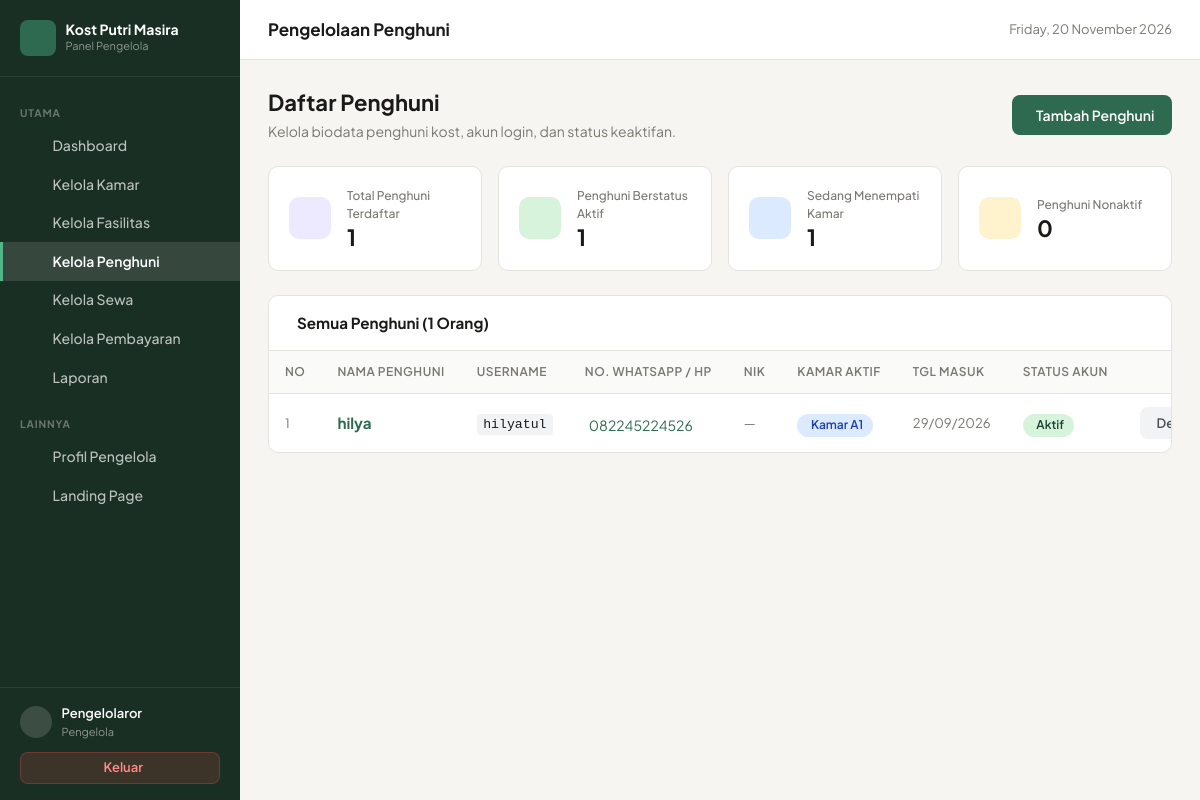
Page /admin/penghuni/index.php (signed in) on the committed database.
### tables this page shows
CREATE TABLE `penghuni` (
  `id_penghuni` int NOT NULL,
  `id_user` int NOT NULL,
  `nik` varchar(20) DEFAULT NULL,
  `no_hp` varchar(20) DEFAULT NULL,
  `alamat` text,
  `tanggal_masuk` date DEFAULT NULL,
  `status` enum('aktif','nonaktif') DEFAULT 'aktif'
);

CREATE TABLE `users` (
  `id_user` int NOT NULL,
  `nama` varchar(100) NOT NULL,
  `username` varchar(50) NOT NULL,
  `password` varchar(255) NOT NULL,
  `role` enum('pengelola','penghuni') NOT NULL,
  `created_at` timestamp NULL DEFAULT CURRENT_TIMESTAMP
);

### includes/auth_check.php (called while the page is built, shortened)
<?php
function isLoggedIn(): bool {
    return isset($_SESSION['user_id']) && !empty($_SESSION['user_id']);
}
function currentUser(): ?array {
    return [
        'id_user'     => $_SESSION['user_id'] ?? null,
        'nama'        => $_SESSION['nama'] ?? '',
        'username'    => $_SESSION['username'] ?? '',
        'role'        => $_SESSION['role'] ?? '',
        'id_penghuni' => $_SESSION['id_penghuni'] ?? null,
    ];
}

### includes/functions.php (called while the page is built, shortened)
<?php
function e(?string $string): string {
    return htmlspecialchars((string)$string, ENT_QUOTES, 'UTF-8');
}
function formatTanggal(?string $tanggal, string $format = 'panjang'): string {
    $timestamp = strtotime($tanggal);
    if ($format === 'pendek') {
        return date('d/m/Y', $timestamp);
    }
    $bulanIndo = [
        1 => 'Januari', 'Februari', 'Maret', 'April', 'Mei', 'Juni',
        'Juli', 'Agustus', 'September', 'Oktober', 'November', 'Desember'
    ];
    $hari = date('d', $timestamp);
    $bulan = $bulanIndo[(int)date('m', $timestamp)];
    $tahun = date('Y', $timestamp);
    return "{$hari} {$bulan} {$tahun}";
}

### admin/penghuni/index.php (the view, shortened to what this page needs)
<?php
require_once __DIR__ . '/../../config/database.php';
require_once __DIR__ . '/../../includes/functions.php';
require_once __DIR__ . '/../../includes/auth_check.php';
$user = currentUser();
try {
    $stmt = $pdo->query("
        SELECT
            p.*,
            u.nama, u.username, u.created_at AS user_created_at,
            (
                SELECT k.nomor_kamar
                FROM sewa s
                JOIN kamar k ON s.id_kamar = k.id_kamar
                WHERE s.id_penghuni = p.id_penghuni AND s.status = 'aktif'
                LIMIT 1
            ) AS nomor_kamar_aktif,
            (
                SELECT COUNT(*)
                FROM sewa s
                WHERE s.id_penghuni = p.id_penghuni
            ) AS total_riwayat_sewa
        FROM penghuni p
        JOIN users u ON p.id_user = u.id_user
        ORDER BY p.id_penghuni DESC
    ");
    $daftarPenghuni = $stmt->fetchAll();
    $totalPenghuni   = count($daftarPenghuni);
    $penghuniAktif   = count(array_filter($daftarPenghuni, fn($p) => $p['status'] === 'aktif'));
    $penghuniNonaktif= $totalPenghuni - $penghuniAktif;
    $sedangHuni      = count(array_filter($daftarPenghuni, fn($p) => !empty($p['nomor_kamar_aktif'])));} catch (PDOException $e) {
    $daftarPenghuni = [];
    $totalPenghuni = $penghuniAktif = $penghuniNonaktif = $sedangHuni = 0;}
?><!DOCTYPE html>
<html lang="id">
<head>
<link rel="stylesheet" href="../../assets/css/app.css">
</head>
<body>
<div class="layout">
<aside class="sidebar" id="sidebarPanel">
    <div class="sb-brand">
        <div class="sb-ico"><i class="ph ph-house-line"></i></div>
        <div>
            <div class="sb-name">Kost Putri Masira</div>
            <span class="sb-sub">Panel Pengelola</span>
        </div>
    </div>
    <nav class="sb-nav">
        <div class="sb-label">Utama</div>
        <a href="../dashboard.php" class="sb-link"><i class="ph ph-squares-four"></i> Dashboard</a>
        <a href="../kamar/index.php" class="sb-link"><i class="ph ph-door"></i> Kelola Kamar</a>
        <a href="../fasilitas/index.php" class="sb-link"><i class="ph ph-sparkle"></i> Kelola Fasilitas</a>
        <a href="index.php" class="sb-link active"><i class="ph ph-users-three"></i> Kelola Penghuni</a>
        <a href="../sewa/index.php" class="sb-link"><i class="ph ph-key"></i> Kelola Sewa</a>
        <a href="../pembayaran/index.php" class="sb-link"><i class="ph ph-credit-card"></i> Kelola Pembayaran</a>
        <a href="../laporan/index.php" class="sb-link"><i class="ph ph-chart-bar"></i> Laporan</a>
        <div class="sb-label" style="margin-top:.5rem">Lainnya</div>
        <a href="../profil.php" class="sb-link"><i class="ph ph-user-circle"></i> Profil Pengelola</a>
        <a href="../../index.php" class="sb-link" target="_blank" rel="noopener"><i class="ph ph-globe"></i> Landing Page</a>
    </nav>
    <div class="sb-foot">
        <div class="sb-user">
            <div class="sb-avatar"><i class="ph ph-user"></i></div>
            <div>
                <div class="sb-uname"><?= e($user['nama'] ?? 'Pengelola') ?></div>
                <div class="sb-urole">Pengelola</div>
            </div>
        </div>
        <a href="../../logout.php" class="btn-logout"><i class="ph ph-sign-out"></i> Keluar</a>
    </div>
</aside>
<div class="main">
    <header class="topbar">
        <div class="topbar-title">Pengelolaan Penghuni</div>
        <div class="topbar-actions">
            <div class="topbar-date"><i class="ph ph-calendar"></i> <?= date('l, d F Y') ?></div>
        </div>
    </header>
    <main class="content">
        <div class="pg-header">
            <div>
                <h1 class="pg-title">Daftar Penghuni</h1>
                <p class="pg-sub">Kelola biodata penghuni kost, akun login, dan status keaktifan.</p>
            </div>
            <a href="tambah.php" class="btn-add">
                <i class="ph ph-user-plus"></i> Tambah Penghuni
            </a>
        </div>
        <div class="stats">
            <div class="sc">
                <div class="sc-ico ico-p"><i class="ph ph-users-three"></i></div>
                <div>
                    <div class="sc-label">Total Penghuni Terdaftar</div>
                    <div class="sc-val"><?= $totalPenghuni ?></div>
                </div>
            </div>
            <div class="sc">
                <div class="sc-ico ico-g"><i class="ph ph-user-check"></i></div>
                <div>
                    <div class="sc-label">Penghuni Berstatus Aktif</div>
                    <div class="sc-val"><?= $penghuniAktif ?></div>
                </div>
            </div>
            <div class="sc">
                <div class="sc-ico ico-b"><i class="ph ph-door"></i></div>
                <div>
                    <div class="sc-label">Sedang Menempati Kamar</div>
                    <div class="sc-val"><?= $sedangHuni ?></div>
                </div>
            </div>
            <div class="sc">
                <div class="sc-ico ico-a"><i class="ph ph-user-minus"></i></div>
                <div>
                    <div class="sc-label">Penghuni Nonaktif</div>
                    <div class="sc-val"><?= $penghuniNonaktif ?></div>
                </div>
            </div>
        </div>
        <div class="panel">
            <div class="panel-head">
                <div class="panel-title">
                    <i class="ph ph-list-dashes"></i> Semua Penghuni (<?= count($daftarPenghuni) ?> Orang)
                </div>
            </div>
            <?php if (empty($daftarPenghuni)): ?>
            <div class="empty">
                <i class="ph ph-users"></i>
                <p>Belum ada data penghuni yang didaftarkan.</p>
                <a href="tambah.php" class="btn-add" style="margin-top:.85rem">Tambah Penghuni Baru</a>
            </div>
            <?php else: ?>
            <div class="table-wrap">
                <table>
                    <thead>
                        <tr>
                            <th style="width:60px">No</th>
                            <th>Nama Penghuni</th>
                            <th>Username</th>
                            <th>No. WhatsApp / HP</th>
                            <th>NIK</th>
                            <th>Kamar Aktif</th>
                            <th>Tgl Masuk</th>
                            <th>Status Akun</th>
                            <th style="width:190px;text-align:center">Aksi</th>
                        </tr>
                    </thead>
                    <tbody>
                        <?php foreach ($daftarPenghuni as $i => $p): ?>
                        <tr>
                            <td style="color:var(--muted);font-size:.8rem"><?= $i + 1 ?></td>
                            <td>
                                <strong style="font-size:.95rem;color:var(--green)">
                                    <?= e($p['nama']) ?>
                                </strong>
                            </td>
                            <td>
                                <code style="font-size:.825rem;background:#f1f3f5;padding:.2rem .4rem;border-radius:4px"><?= e($p['username']) ?></code>
                            </td>
                            <td>
                                <?php if (!empty($p['no_hp'])): ?>
                                <a href="https://wa.me/<?= preg_replace('/^0/', '62', preg_replace('/[^\d]/', '', $p['no_hp'])) ?>" target="_blank" rel="noopener" style="color:var(--green);text-decoration:none;display:inline-flex;align-items:center;gap:.25rem">
                                    <i class="ph ph-whatsapp-logo"></i> <?= e($p['no_hp']) ?>
                                </a>
                                <?php else: ?>
                                <span style="color:var(--muted)">—</span>
                                <?php endif; ?>
                            </td>
                            <td style="font-size:.825rem;color:var(--muted)">
                                <?= !empty($p['nik']) ? e($p['nik']) : '—' ?>
                            </td>
                            <td>
                                <?php if (!empty($p['nomor_kamar_aktif'])): ?>
                                <span class="badge bg-room">
                                    <i class="ph ph-door"></i> Kamar <?= e($p['nomor_kamar_aktif']) ?>
                                </span>
                                <?php else: ?>
                                <span class="badge bg-none">Belum sewa</span>
                                <?php endif; ?>
                            </td>
                            <td style="font-size:.825rem;color:var(--muted);white-space:nowrap">
                                <?= formatTanggal($p['tanggal_masuk'], 'pendek') ?>
                            </td>
                            <td>
                                <?php if ($p['status'] === 'aktif'): ?>
                                <span class="badge bg-g"><i class="ph ph-check"></i> Aktif</span>
                                <?php else: ?>
                                <span class="badge bg-a"><i class="ph ph-x"></i> Nonaktif</span>
                                <?php endif; ?>
                            </td>
                            <td style="text-align:center;white-space:nowrap">
                                <a href="detail.php?id=<?= $p['id_penghuni'] ?>" class="btn-act btn-view" title="Lihat Detail">
                                    <i class="ph ph-eye"></i> Detail
                                </a>
                            </td>
                        </tr>
                        <?php endforeach; ?>
                    </tbody>
                </table>
            </div>
            <?php endif; ?>
        </div>
    </main>
</div>
</div>
</body>
</html>

### rows in the picture
penghuni: status "1", status "0", id_user.nama "hilya", id_user.username "hilyatul", no_hp "082245224526", nomor_kamar_aktif "A1", tanggal_masuk "29/09/2026", shows "Aktif"

### other values in the picture
$user['nama'] "Pengelolaror"
$totalPenghuni "1"
$sedangHuni "1"
count($daftarPenghuni) "1"
